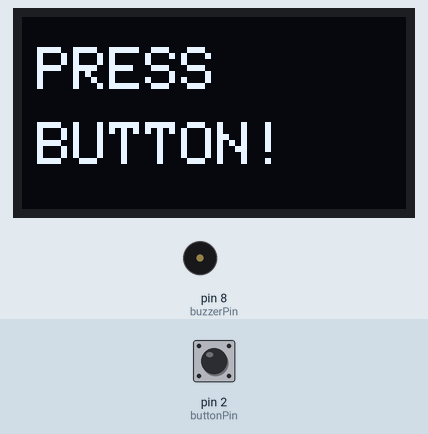
Bench run of a sketch on a simulated Arduino Uno, built with avr-gcc and run on an emulated ATmega328P. Parts: 128×64 one-colour display, buzzer (waves = sounding). The inputs (shaded band) are chosen by the test bench; at power-on: pin 2 (buttonPin) HIGH. Random numbers use the default seed unless the sketch sets one.

Above: at 3.2 s.
3.3 s: pin 2 (buttonPin) pulled LOW for 0.15 s
At 4.94 s:
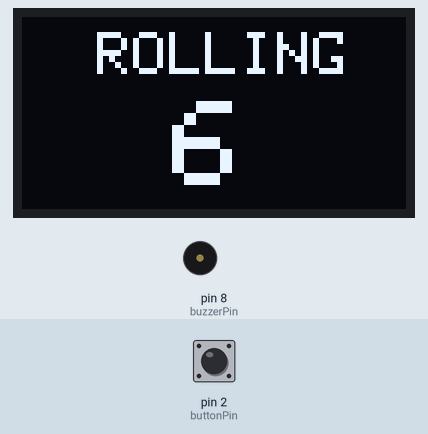
5.0 s: pin 2 (buttonPin) pulsed LOW 5 times (0.12 s each, 0.3 s apart)
At 8.81 s:
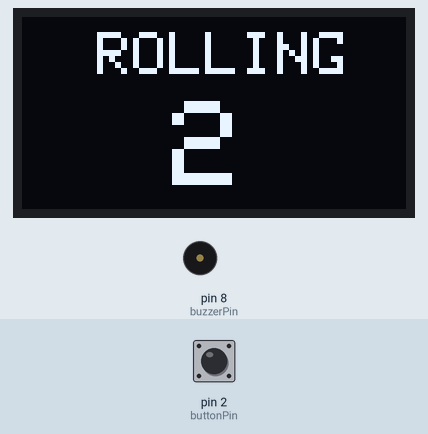
At 9.5 s:
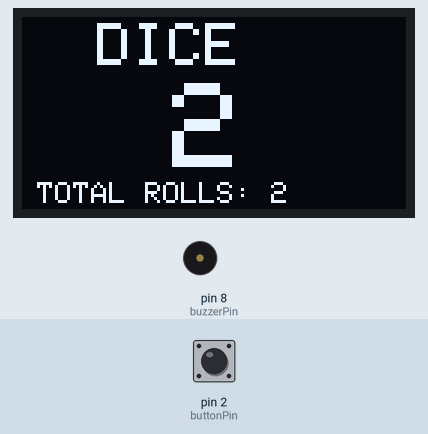
Timing chart, 0 to 11.0 s (numbered marks = the images above; inputs shaded):
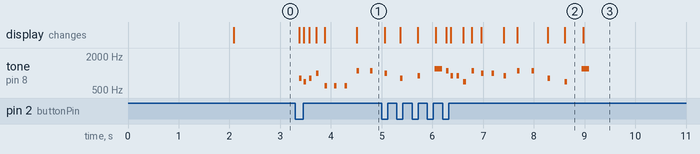

Measured:
- after the input at 3.3 s, tone on pin 8 (buzzerPin): plays 800 Hz for 0.05 s, 700 Hz for 0.05 s, 800 Hz for 0.05 s, 1000 Hz for 0.05 s, 600 Hz for 0.05 s, 600 Hz for 0.05 s … (9 notes in this stretch), starting after 0.08 s; the display: first changes after 0.08 s (image 1 shows a later state)

The sketch:

sketch.ino
```cpp
#include <Wire.h>
#include <Adafruit_GFX.h>
#include <Adafruit_SSD1306.h>

#define SCREEN_WIDTH 128
#define SCREEN_HEIGHT 64
#define OLED_RESET -1

Adafruit_SSD1306 display(SCREEN_WIDTH, SCREEN_HEIGHT, &Wire, OLED_RESET);

const int buttonPin = 2;
const int buzzerPin = 8;

int diceNumber = 0;
int rollCount = 0;

void setup() {
  pinMode(buttonPin, INPUT_PULLUP);
  pinMode(buzzerPin, OUTPUT);

  display.begin(SSD1306_SWITCHCAPVCC, 0x3C);
  randomSeed(analogRead(A0));

  display.clearDisplay();
  display.setTextColor(WHITE);
  display.setTextSize(2);
  display.setCursor(10, 15);
  display.println("DIGITAL");
  display.setCursor(25, 40);
  display.println("DICE!");
  display.display();

  delay(2000);
  showMessage();
}

void loop() {
  if (digitalRead(buttonPin) == LOW) {
    delay(50);

    if (digitalRead(buttonPin) == LOW) {
      rollDice();

      while (digitalRead(buttonPin) == LOW) {
        delay(10);
      }
    }
  }
}

void showMessage() {
  display.clearDisplay();
  display.setTextSize(2);
  display.setCursor(5, 10);
  display.println("PRESS");
  display.setCursor(5, 35);
  display.println("BUTTON!");
  display.display();
}

void rollDice() {
  display.clearDisplay();
  display.setTextSize(2);
  display.setCursor(25, 5);
  display.println("ROLLING");

  for (int i = 0; i < 12; i++) {
    int tempNumber = random(1, 7);

    display.fillRect(45, 28, 40, 36, BLACK);
    display.setTextSize(4);
    display.setCursor(50, 28);
    display.print(tempNumber);
    display.display();

    tone(buzzerPin, 500 + tempNumber * 100, 50);
    delay(60 + (i * 25));
  }

  diceNumber = random(1, 7);
  rollCount++;

  tone(buzzerPin, 1200, 150);
  showDice();
}

void showDice() {
  display.clearDisplay();
  display.setTextColor(WHITE);

  display.setTextSize(2);
  display.setCursor(25, 2);
  display.println("DICE");

  display.setTextSize(4);
  display.setCursor(50, 22);
  display.print(diceNumber);

  display.setTextSize(1);
  display.setCursor(5, 55);
  display.print("TOTAL ROLLS: ");
  display.print(rollCount);

  display.display();
}
```
